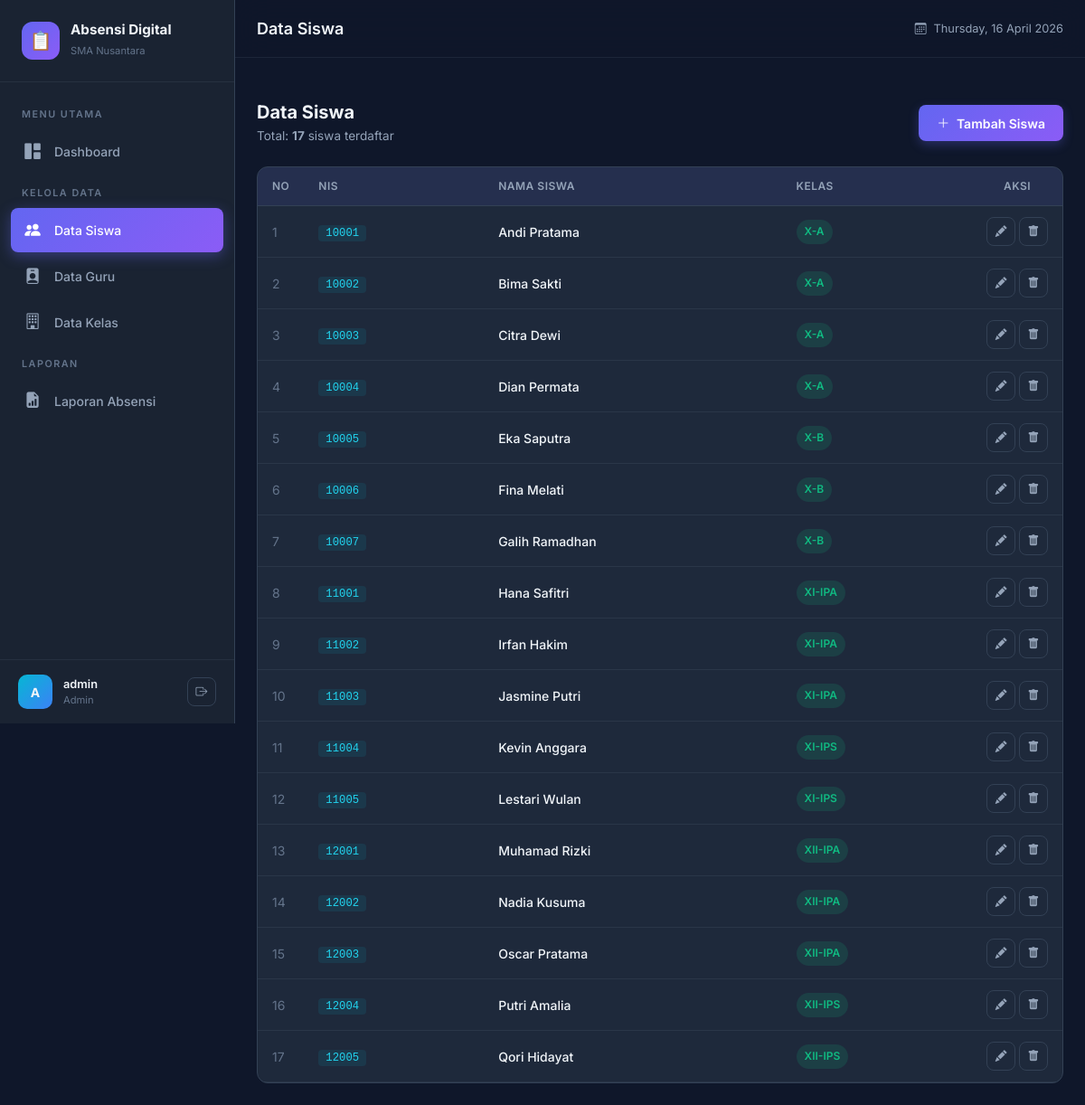
The app's page /controllers/SiswaController.php (signed in) with its own data.
### tables this page shows
CREATE TABLE siswa (
    id_siswa INT AUTO_INCREMENT PRIMARY KEY,
    nama VARCHAR(100) NOT NULL,
    nis VARCHAR(20) NOT NULL UNIQUE,
    id_kelas INT NOT NULL,
    created_at TIMESTAMP DEFAULT CURRENT_TIMESTAMP,
    FOREIGN KEY (id_kelas) REFERENCES kelas(id_kelas) ON DELETE CASCADE
);

CREATE TABLE kelas (
    id_kelas INT AUTO_INCREMENT PRIMARY KEY,
    nama_kelas VARCHAR(50) NOT NULL,
    created_at TIMESTAMP DEFAULT CURRENT_TIMESTAMP
);

### models/Siswa.php (called while the page is built, shortened)
<?php
class Siswa {
    private $conn;
    public function __construct($conn) {
        $this->conn = $conn;
    }
    public function getAll() {
        $sql = "SELECT s.*, k.nama_kelas
                FROM siswa s
                JOIN kelas k ON s.id_kelas = k.id_kelas
                ORDER BY k.nama_kelas, s.nama ASC";
        $result = $this->conn->query($sql);
        return $result->fetch_all(MYSQLI_ASSOC);
    }
}

### views/admin/siswa.php (the view, shortened to what this page needs)
<?php
include __DIR__ . '/../layout/header.php';
include __DIR__ . '/../layout/sidebar.php';
?>
<div class="content-area">
    <div class="d-flex justify-content-between align-items-center mb-4 flex-wrap gap-2">
        <div>
            <h5 style="font-weight: 700; margin-bottom: 0.25rem;">Data Siswa</h5>
            <p style="color: var(--text-secondary); font-size: 0.85rem; margin: 0;">
                Total: <strong><?= count($siswaList) ?></strong> siswa terdaftar
            </p>
        </div>
        <button class="btn btn-primary-custom" data-bs-toggle="modal" data-bs-target="#addModal">
            <i class="bi bi-plus-lg me-1"></i> Tambah Siswa
        </button>
    </div>
    <div class="card-dark animate-in">
        <div class="card-body p-0">
            <div class="table-responsive">
                <table class="table-dark-custom" id="tableSiswa">
                    <thead>
                        <tr>
                            <th style="width: 50px;">No</th>
                            <th>NIS</th>
                            <th>Nama Siswa</th>
                            <th>Kelas</th>
                            <th style="width: 100px; text-align: center;">Aksi</th>
                        </tr>
                    </thead>
                    <tbody>
                        <?php if (empty($siswaList)): ?>
                            <tr>
                                <td colspan="5" class="text-center py-4" style="color: var(--text-muted);">
                                    <i class="bi bi-inbox" style="font-size: 2rem;"></i>
                                    <p class="mt-2 mb-0">Belum ada data siswa</p>
                                </td>
                            </tr>
                        <?php else: ?>
                            <?php foreach ($siswaList as $i => $siswa): ?>
                                <tr>
                                    <td style="color: var(--text-muted);"><?= $i + 1 ?></td>
                                    <td><code style="color: var(--accent-light); background: rgba(6,182,212,0.1); padding: 2px 8px; border-radius: 4px;"><?= htmlspecialchars($siswa['nis']) ?></code></td>
                                    <td style="font-weight: 500;"><?= htmlspecialchars($siswa['nama']) ?></td>
                                    <td><span class="badge-status badge-hadir"><?= htmlspecialchars($siswa['nama_kelas']) ?></span></td>
                                    <td class="text-center">
                                        <button class="btn-action btn-edit"
                                                data-bs-toggle="modal"
                                                data-bs-target="#editModal"
                                                data-item='<?= json_encode([
                                                    "id_siswa" => $siswa["id_siswa"],
                                                    "nama" => $siswa["nama"],
                                                    "nis" => $siswa["nis"],
                                                    "id_kelas" => $siswa["id_kelas"]
                                                ]) ?>'
                                                title="Edit">
                                            <i class="bi bi-pencil-fill"></i>
                                        </button>
                                        <a href="<?= BASE_URL ?>/controllers/SiswaController.php?action=delete&id=<?= $siswa['id_siswa'] ?>"
                                           class="btn-action btn-delete"
                                           data-confirm="Hapus siswa <?= htmlspecialchars($siswa['nama']) ?>?"
                                           title="Hapus">
                                            <i class="bi bi-trash-fill"></i>
                                        </a>
                                    </td>
                                </tr>
                            <?php endforeach; ?>
                        <?php endif; ?>
                    </tbody>
                </table>
            </div>
        </div>
    </div>
</div>
</div>
<?php include __DIR__ . '/../layout/footer.php'; ?>

### controllers/SiswaController.php (shortened to what this page needs)
<?php
require_once __DIR__ . '/../config/database.php';
require_once __DIR__ . '/../models/Siswa.php';
$siswaModel = new Siswa($conn);
$action = isset($_GET['action']) ? $_GET['action'] : 'index';
switch ($action) {
    case 'index':
        indexSiswa();
        break;
}
function indexSiswa() {
    global $siswaModel, $kelasModel;
    $siswaList = $siswaModel->getAll();
    $pageTitle = 'Data Siswa';
    include __DIR__ . '/../views/admin/siswa.php';
}

### views/layout/header.php (shortened to what this page needs)
<!DOCTYPE html>
<html lang="id">
<head>
    <link href="https://cdn.jsdelivr.net/npm/bootstrap@5.3.3/dist/css/bootstrap.min.css" rel="stylesheet">
    <link href="https://cdn.jsdelivr.net/npm/bootstrap-icons@1.11.3/font/bootstrap-icons.min.css" rel="stylesheet">
    <link href="<?= BASE_URL ?>/assets/css/style.css" rel="stylesheet">
</head>
<body>

### views/layout/sidebar.php (shortened to what this page needs)
<?php
$currentPage = basename($_SERVER['PHP_SELF'], '.php');
$role = $_SESSION['role'] ?? 'guest';
?>
<nav id="sidebar" class="sidebar">
    <div class="sidebar-brand">
        <div class="brand-icon">📋</div>
        <div>
            <h5>Absensi Digital</h5>
            <small>SMA Nusantara</small>
        </div>
    </div>
    <div class="sidebar-nav">
        <?php if ($role === 'admin'): ?>
            <div class="nav-label">Menu Utama</div>
            <div class="nav-item">
                <a href="<?= BASE_URL ?>/controllers/AdminController.php"
                   class="nav-link <?= $currentPage === 'AdminController' ? 'active' : '' ?>">
                    <i class="bi bi-grid-1x2-fill"></i>
                    <span>Dashboard</span>
                </a>
            </div>
            <div class="nav-label">Kelola Data</div>
            <div class="nav-item">
                <a href="<?= BASE_URL ?>/controllers/SiswaController.php"
                   class="nav-link <?= $currentPage === 'SiswaController' ? 'active' : '' ?>">
                    <i class="bi bi-people-fill"></i>
                    <span>Data Siswa</span>
                </a>
            </div>
            <div class="nav-item">
                <a href="<?= BASE_URL ?>/controllers/GuruController.php"
                   class="nav-link <?= $currentPage === 'GuruController' ? 'active' : '' ?>">
                    <i class="bi bi-person-badge-fill"></i>
                    <span>Data Guru</span>
                </a>
            </div>
            <div class="nav-item">
                <a href="<?= BASE_URL ?>/controllers/KelasController.php"
                   class="nav-link <?= $currentPage === 'KelasController' ? 'active' : '' ?>">
                    <i class="bi bi-building"></i>
                    <span>Data Kelas</span>
                </a>
            </div>
            <div class="nav-label">Laporan</div>
            <div class="nav-item">
                <a href="<?= BASE_URL ?>/controllers/LaporanController.php"
                   class="nav-link <?= $currentPage === 'LaporanController' ? 'active' : '' ?>">
                    <i class="bi bi-file-earmark-bar-graph-fill"></i>
                    <span>Laporan Absensi</span>
                </a>
            </div>
        <?php endif; ?>
    </div>
    <div class="sidebar-user">
        <div class="user-avatar">
            <?= strtoupper(substr($_SESSION['username'] ?? 'U', 0, 1)) ?>
        </div>
        <div class="user-info">
            <div class="name"><?= htmlspecialchars($_SESSION['nama_guru'] ?? $_SESSION['username'] ?? 'User') ?></div>
            <div class="role"><?= ucfirst($_SESSION['role'] ?? 'Guest') ?></div>
        </div>
        <a href="<?= BASE_URL ?>/controllers/AuthController.php?action=logout"
           class="btn-action ms-auto" title="Logout"
           data-confirm="Apakah Anda yakin ingin logout?">
            <i class="bi bi-box-arrow-right"></i>
        </a>
    </div>
</nav>
<div class="main-content">
    <div class="topbar">
        <div class="d-flex align-items-center gap-3">
            <span class="page-title"><?= $pageTitle ?? 'Dashboard' ?></span>
        </div>
        <div class="topbar-date">
            <i class="bi bi-calendar3"></i>
            <?= strftime('%A, %d %B %Y') ?: date('l, d F Y') ?>
        </div>
    </div>
    <div class="content-area pb-0 mb-0">
    </div>

### views/layout/footer.php (shortened to what this page needs)
</body>
</html>

### records on screen
siswa: nis "10001", nama "Andi Pratama", id_kelas.nama_kelas "X-A"
siswa: nis "10002", nama "Bima Sakti", id_kelas.nama_kelas "X-A"
siswa: nis "10003", nama "Citra Dewi", id_kelas.nama_kelas "X-A"
siswa: nis "10004", nama "Dian Permata", id_kelas.nama_kelas "X-A"
siswa: nis "10005", nama "Eka Saputra", id_kelas.nama_kelas "X-B"
siswa: nis "10006", nama "Fina Melati", id_kelas.nama_kelas "X-B"
siswa: nis "10007", nama "Galih Ramadhan", id_kelas.nama_kelas "X-B"
siswa: nis "11001", nama "Hana Safitri", id_kelas.nama_kelas "XI-IPA"
siswa: nis "11002", nama "Irfan Hakim", id_kelas.nama_kelas "XI-IPA"
siswa: nis "11003", nama "Jasmine Putri", id_kelas.nama_kelas "XI-IPA"
siswa: nis "11004", nama "Kevin Anggara", id_kelas.nama_kelas "XI-IPS"
siswa: nis "11005", nama "Lestari Wulan", id_kelas.nama_kelas "XI-IPS"
siswa: nis "12001", nama "Muhamad Rizki", id_kelas.nama_kelas "XII-IPA"
siswa: nis "12002", nama "Nadia Kusuma", id_kelas.nama_kelas "XII-IPA"
siswa: nis "12003", nama "Oscar Pratama", id_kelas.nama_kelas "XII-IPA"
siswa: nis "12004", nama "Putri Amalia", id_kelas.nama_kelas "XII-IPS"
siswa: nis "12005", nama "Qori Hidayat", id_kelas.nama_kelas "XII-IPS"

### other values on screen
substr($_SESSION['username'] ?? 'U', 0, 1) "A"
$_SESSION['nama_guru'] "admin"
$_SESSION['role'] "Admin"
$pageTitle "Data Siswa"
count($siswaList) "17"
